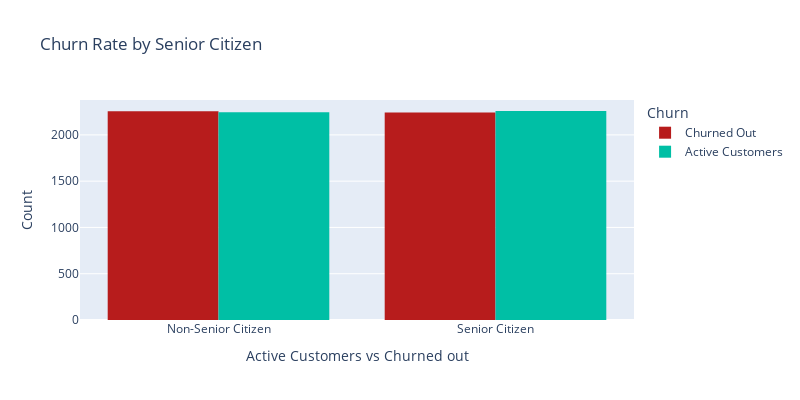

Notebook code for this chart:
### Code cell
#SeniorCitizen
fig = px.histogram(df_copy,
                   x='SeniorCitizen',
                   color='Churn',
                   title='Churn Rate by Senior Citizen',
                   barmode='group',
                   color_discrete_sequence=[churned_out_color,active_customers_color],)

fig.update_layout(xaxis_title='Active Customers vs Churned out', yaxis_title='Count', width=800, height=400)
fig.show()

### Figure 1 — Plotly figure (JSON) as saved in the notebook; plotly's stock layout.template omitted (floating-point values rounded to 4 significant figures; data arrays with more than 128 entries replaced by an {"elided": "..."} marker saying what was removed)
{"data": [{"alignmentgroup": "True", "bingroup": "x", "hovertemplate": "Churn=Churned Out<br>SeniorCitizen=%{x}<br>count=%{y}<extra></extra>", "legendgroup": "Churned Out", "marker": {"color": "#B71C1C", "pattern": {"shape": ""}}, "name": "Churned Out", "offsetgroup": "Churned Out", "orientation": "v", "showlegend": true, "type": "histogram", "x": {"elided": "5020 str values"}, "xaxis": "x", "yaxis": "y"}, {"alignmentgroup": "True", "bingroup": "x", "hovertemplate": "Churn=Active Customers<br>SeniorCitizen=%{x}<br>count=%{y}<extra></extra>", "legendgroup": "Active Customers", "marker": {"color": "#00BFA5", "pattern": {"shape": ""}}, "name": "Active Customers", "offsetgroup": "Active Customers", "orientation": "v", "showlegend": true, "type": "histogram", "x": {"elided": "4980 str values"}, "xaxis": "x", "yaxis": "y"}], "layout": {"barmode": "group", "height": 400, "legend": {"title": {"text": "Churn"}, "tracegroupgap": 0}, "title": {"text": "Churn Rate by Senior Citizen"}, "width": 800, "xaxis": {"anchor": "y", "domain": [0, 1], "title": {"text": "Active Customers vs Churned out"}}, "yaxis": {"anchor": "x", "domain": [0, 1], "title": {"text": "Count"}}}}
